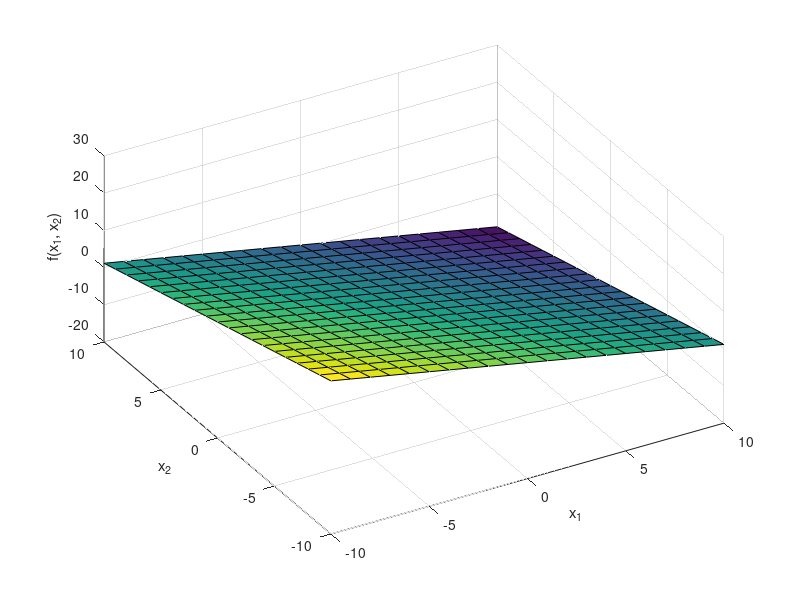

MATLAB code for this plot: (Note: this script raises an error after producing the figure.)
%% Specify the high-dimensional example function (M = 2)
highDimensional = @(X,Y,C) (2 - 3 * C * sqrt(2)) - X - Y;

% Input mesh
[X, Y] = meshgrid(-10:1:10, -10:1:10);

%% Evaluate the function
Z = highDimensional(X,Y,0.2);

%% Create surface plot
x0 = 10;
y0 = 10;
width = 256;
height = 256;
set(gcf,'position',[x0, y0, width, height])

surf(X,Y,Z)
xlabel('x_1')
ylabel('x_2')
zlabel('f(x_1, x_2)')
view(-30, 50)

saveas(gcf, 'highDimensionalSurface.png')

%% Create contour plot
x0 = 10;
y0 = 10;
width = 256;
height = 256;
set(gcf,'position',[x0,y0,width,height])

contour(X,Y,Z,[-20:20])
hold on
xlabel('x_1')
ylabel('x_2')
contour(X, Y, Z, [0,0], 'Color', 'k', 'ShowText', 'on')
contour(X, Y, Z, [-15, -10, 10, 15], 'ShowText', 'on')
hold off

saveas(gcf, 'highDimensionalContour.png')
